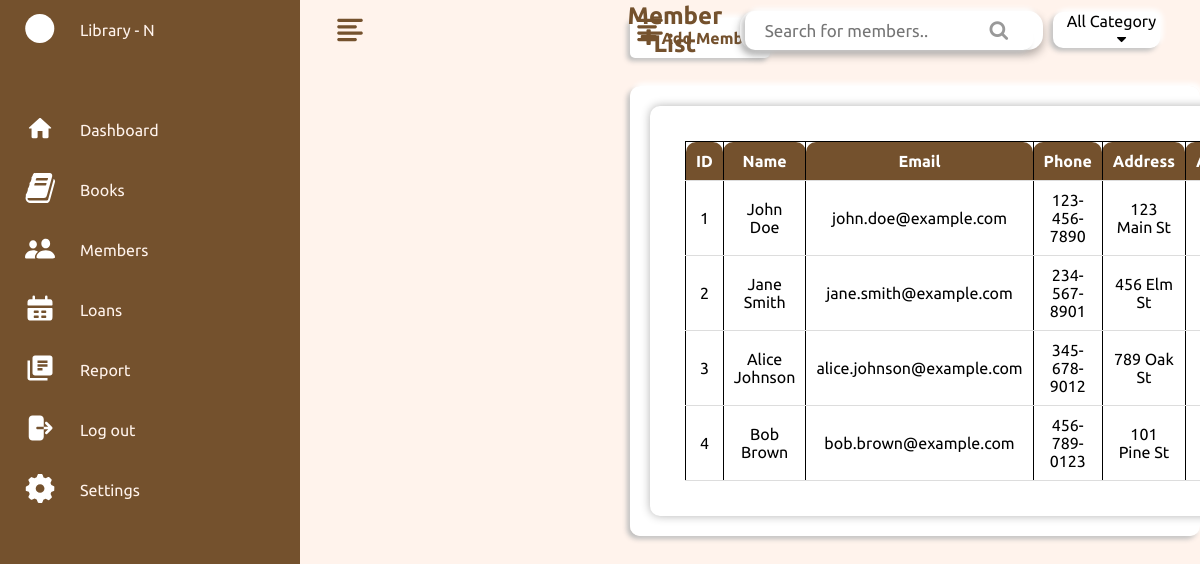
/members.php, run on the app's committed database.
### tables this page shows
CREATE TABLE IF NOT EXISTS `members` (
  `id` int NOT NULL AUTO_INCREMENT,
  `name` varchar(255) NOT NULL,
  `email` varchar(255) NOT NULL,
  `phone` varchar(20) DEFAULT NULL,
  `address` varchar(255) DEFAULT NULL,
  PRIMARY KEY (`id`) USING BTREE,
  UNIQUE KEY `email` (`email`)
);

### members.php (the view, shortened to what this page needs)
<?php include('./includes/db.php'); ?>
<!DOCTYPE html>
<html lang="en">
<head>
    <link rel="stylesheet" href="https://cdnjs.cloudflare.com/ajax/libs/font-awesome/4.7.0/css/font-awesome.min.css">
    <link rel="stylesheet" href="./css/members.css">
</head>
<body>
    <?php
    include 'includes/navbar.php';
    ?>
    <div class="main">
        <div class="topbar">
            <div class="toggle">
                <img src="assets/icons/pepicons-pop_menu.svg" alt="menu">
            </div>
            <h2>Member List</h2>
            <div class="search-container">
                <form action="<?php echo htmlspecialchars($_SERVER["PHP_SELF"]); ?>" method="GET">
                    <div class="input-wrapper">
                        <input type="text" placeholder="Search for members.." name="search" value="<?php echo isset($_GET['search']) ? $_GET['search'] : ''; ?>">
                        <button type="submit"><i class="fa fa-search"></i></button>
                    </div>
                </form>
            </div>
            <div class="dropdown">
                <button class="dropbtn">All Category <i class="fa fa-caret-down" style="margin-left:20px;"></i></button>
            </div>
        </div>
        <br>
        <div class="tambahbtn">
            <a href="./pages/addMember.php"><i class="fa fa-plus"></i><b> Add Member</b></a>
        </div>
        <br>
        <div class="card-container">
            <div class="card">
                <div class="card-content">
                    <table class="member-table">
                        <thead>
                            <tr>
                                <th>ID</th>
                                <th>Name</th>
                                <th>Email</th>
                                <th>Phone</th>
                                <th>Address</th>
                                <th>Actions</th>
                            </tr>
                        </thead>
                        <tbody>
                        <?php
                        $search = isset($_GET['search']) ? $_GET['search'] : '';
                        $sql = "SELECT * FROM members WHERE name LIKE '%$search%' OR email LIKE '%$search%' OR phone LIKE '%$search%' OR address LIKE '%$search%'";
                        $result = $conn->query($sql);
                        if ($result->num_rows > 0) {
                            while($row = $result->fetch_assoc()) {
                                echo "<tr>
                                        <td>".$row["id"]."</td>
                                        <td>".$row["name"]."</td>
                                        <td>".$row["email"]."</td>
                                        <td>".$row["phone"]."</td>
                                        <td>".$row["address"]."</td>
                                        <td>
                                            <a href='./pages/editMember.php?id=".$row["id"]."'><i class='fa fa-pencil-square'></i></a> |
                                            <a href='./controllers/deleteMember.php?id=".$row["id"]."'><i class='fa fa-trash'></i></a>
                                        </td>
                                    </tr>";
                            }
                        } else {
                            echo "<tr><td colspan='6'>No members found</td></tr>";
                        }
                        ?>
                        </tbody>
                    </table>
                </div>
            </div>
        </div>
    </div>
</body>
</html>

### css/members.css (style rules this page uses)
* { font-family: "Ubuntu", sans-serif; margin: 0; padding: 0; box-sizing: border-box; }
:root { --blue: #74512D; --white: #FFF3EC; --gray: #f5f5f5; --black1: #222; --black2: #999; }
body { min-height: 100vh; overflow-x: hidden; }
.main { position: absolute; width: calc(100% - 300px); left: 300px; min-height: 100vh; background: var(--white); transition: 0.5s; }
.topbar { width: 100%; height: 60px; display: flex; justify-content: flex-start; align-items: center; padding: 0 10px; gap: 10px; }
.toggle { position: relative; width: 60px; height: 60px; display: flex; justify-content: center; align-items: center; font-size: 2.5rem; cursor: pointer; }
.topbar h2 { color: var(--blue); margin: 0; }
.topbar .search-container { display: flex; justify-content: center; align-items: center; flex-grow: 1; }
.topbar .search-container form { display: flex; justify-content: center; align-items: center; width: 100%; }
.input-wrapper { position: relative; display: flex; align-items: center; width: 100%; max-width: 400px; }
.input-wrapper input { padding: 8px 40px 8px 8px; width: 100%; font-size: 17px; border: none; border-radius:10px; background: #fff; box-shadow:3px -3px 5px #fff,-3px 3px 5px #bebebe; }
.input-wrapper button { position: absolute; right: 0; top: 0; bottom: 0; background: none; border: none; padding: 0 10px; cursor: pointer; margin-right:15px; }
.input-wrapper button i { font-size: 20px; color: #999; }
.dropdown { float: right; overflow: hidden; border-radius:10px; width:140px; background: #fff; box-shadow:3px -3px 5px #fff,-3px 3px 5px #bebebe; margin-right:40px; }
.dropdown .dropbtn { font-size: 16px; outline: none; color: black; border:none; border-radius:10px; background-color: inherit; font-family: inherit; margin-left:10px; }
.topbar, .dropdown:hover .dropbtn { margin-left:10px; color:#ddd; }
.tambahbtn { float: left; overflow: hidden; border-radius: 5px; width: 140px; height: 40px; background: #fff; box-shadow: 3px -3px 5px #fff, -3px 3px 5px #bebebe; margin-left: 30px; display: flex; justify-content: center; align-items: center; font-size: 16px; outline: none; color: var(--blue); border: none; cursor: pointer; }
.tambahbtn a { text-decoration: none; display: flex; align-items: center; color: var(--blue); font-family: "Ubuntu", sans-serif; }
.card-container { background: white; border-radius: 10px; margin-top: 50px; margin-left: 30px; box-shadow: 3px -3px 5px #fff, -3px 3px 5px #bebebe; transition: 0.3s ease; width: 95%; height: 80vh; padding: 10px; overflow-y: auto; }
.card-content { padding: 15px; }
.member-table { width: 100%; border-collapse: collapse; }
.member-table th, .member-table td { padding: 10px; text-align: left; border-bottom: 1px solid #ddd; }
.member-table th { background-color: var(--blue); color: #fff; border-radius:10px 10px 0 0; text-align: center; }
.member-table td { background-color: var(--light-gray); color: var(--black); text-align: center; }

### css/style.css (style rules this page uses)
* { font-family: "Ubuntu", sans-serif; margin: 0; padding: 0; box-sizing: border-box; }
:root { --blue: #74512D; --white: #FFF3EC; --gray: #f5f5f5; --black1: #222; --black2: #999; }
body { min-height: 100vh; overflow-x: hidden; }
.main { position: absolute; width: calc(100% - 300px); left: 300px; min-height: 100vh; background: var(--white); transition: 0.5s; }
.topbar { width: 100%; height: 60px; display: flex; justify-content: space-between; align-items: center; padding: 0 10px; }
.toggle { position: fixed; width: 60px; height: 60px; display: flex; justify-content: center; align-items: center; font-size: 2.5rem; cursor: pointer; }
.card-container { display: grid; padding: 20px; height: auto; grid-template-columns: 1fr 1fr; gap: 20px; }
.card { background-color: #fff; padding: 20px; box-shadow: 0 0 10px rgba(0, 0, 0, 0.1); text-align: center; flex: 1; border-radius: 5px; box-shadow: 0px 5px 10px rgba(0, 0, 0, 0.5); }
.card-content { display: flex; flex-direction: column; }
.card { background-color: #fff; padding: 20px; box-shadow: 0 0px 10px rgba(0, 0, 0, 0.3); text-align: center; border-radius: 10px; }
h2 { text-align: center; }

### data on the page
members: id "1", name "John Doe", email "john.doe@example.com", phone "123-456-7890", address "123 Main St"
members: id "2", name "Jane Smith", email "jane.smith@example.com", phone "234-567-8901", address "456 Elm St"
members: id "3", name "Alice Johnson", email "alice.johnson@example.com", phone "345-678-9012", address "789 Oak St"
members: id "4", name "Bob Brown", email "bob.brown@example.com", phone "456-789-0123", address "101 Pine St"
